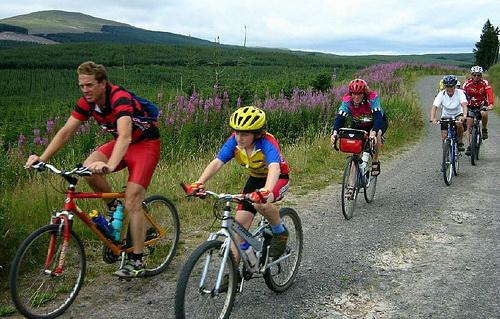
//> input picture opencv/sources/samples/data/dnn/rgb.jpg, 500 x 319 px
$ ./Geometric_Transforms_Demo ../../../data/dnn/rgb.jpg   (built with g++ and OpenCV 4)
//> lines starting //> are read from the running program, lines starting //| are printed output that depends on the picture
/**
 * @function Geometric_Transforms_Demo.cpp
 * @brief Demo code for Geometric Transforms
 * @author OpenCV team
 */

#include "opencv2/imgcodecs.hpp"
#include "opencv2/highgui.hpp"
#include "opencv2/imgproc.hpp"
#include <iostream>

using namespace cv;
using namespace std;

/// Global variables
const char* source_window = "Source image";
const char* warp_window = "Warp";
const char* warp_rotate_window = "Warp + Rotate";

/**
 * @function main
 */
int main( int argc, char** argv )
{
  Point2f srcTri[3];
  Point2f dstTri[3];

  Mat rot_mat( 2, 3, CV_32FC1 );
  Mat warp_mat( 2, 3, CV_32FC1 );
  Mat src, warp_dst, warp_rotate_dst;

  /// Load the image
  CommandLineParser parser( argc, argv, "{@input | ../data/lena.jpg | input image}" );
  src = imread( parser.get<String>( "@input" ), IMREAD_COLOR );
//> src is the input picture: 319 rows x 500 cols, CV_8UC3; mean B, G, R 97.6, 112, 107.7
  if( src.empty() )
  {
      cout << "Could not open or find the image!\n" << endl;
      cout << "Usage: " << argv[0] << " <Input image>" << endl;
      return -1;
  }

  /// Set the dst image the same type and size as src
  warp_dst = Mat::zeros( src.rows, src.cols, src.type() );

  /// Set your 3 points to calculate the  Affine Transform
  srcTri[0] = Point2f( 0,0 );
  srcTri[1] = Point2f( src.cols - 1.f, 0 );
  srcTri[2] = Point2f( 0, src.rows - 1.f );

  dstTri[0] = Point2f( src.cols*0.0f, src.rows*0.33f );
  dstTri[1] = Point2f( src.cols*0.85f, src.rows*0.25f );
  dstTri[2] = Point2f( src.cols*0.15f, src.rows*0.7f );

  /// Get the Affine Transform
  warp_mat = getAffineTransform( srcTri, dstTri );

  /// Apply the Affine Transform just found to the src image
  warpAffine( src, warp_dst, warp_mat, warp_dst.size() );
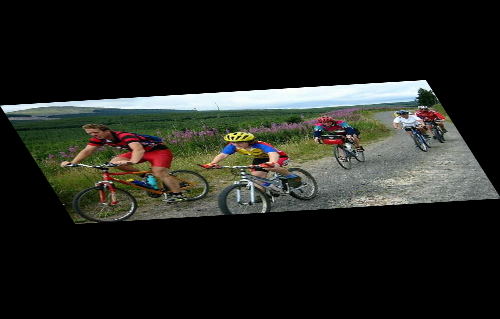
//> warp_dst: 319 rows x 500 cols, CV_8UC3; mean B, G, R 32.1, 36.8, 35.4

  /** Rotating the image after Warp */

  /// Compute a rotation matrix with respect to the center of the image
  Point center = Point( warp_dst.cols/2, warp_dst.rows/2 );
//> center = Point(250, 159)
  double angle = -50.0;
  double scale = 0.6;

  /// Get the rotation matrix with the specifications above
  rot_mat = getRotationMatrix2D( center, angle, scale );

  /// Rotate the warped image
  warpAffine( warp_dst, warp_rotate_dst, rot_mat, warp_dst.size() );
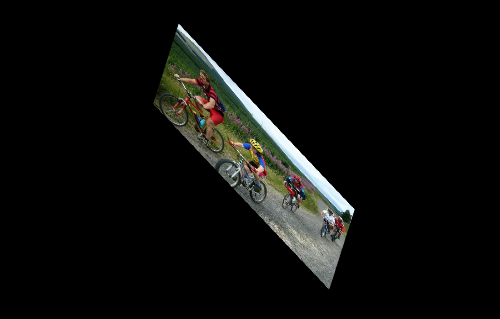
//> warp_rotate_dst: 319 rows x 500 cols, CV_8UC3; mean B, G, R 11.5, 13.2, 12.7


  /// Show what you got
  namedWindow( source_window, WINDOW_AUTOSIZE );
  imshow( source_window, src );

  namedWindow( warp_window, WINDOW_AUTOSIZE );
  imshow( warp_window, warp_dst );

  namedWindow( warp_rotate_window, WINDOW_AUTOSIZE );
  imshow( warp_rotate_window, warp_rotate_dst );

  /// Wait until user exits the program
  waitKey(0);

  return 0;
}
